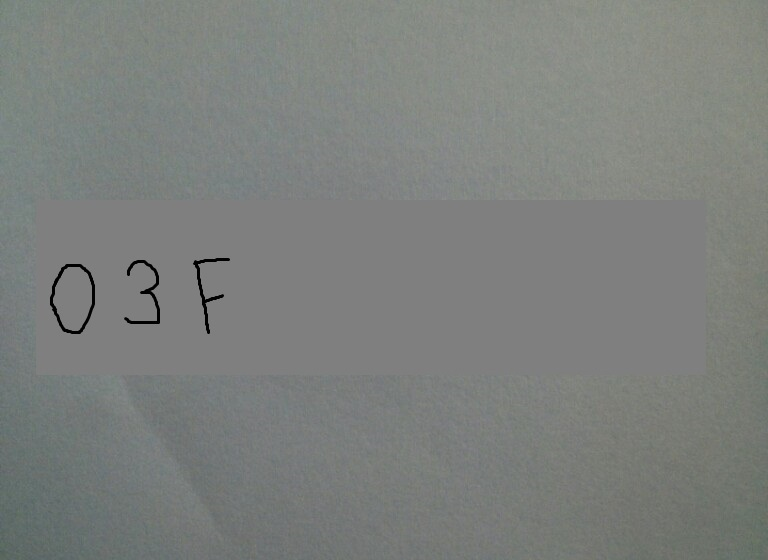
#> input picture Lab_7/photo_2.jpg, 768 x 560 px
$ python test.py   (older library calls are emulated)
#> lines starting #> are read from the running program, lines starting #| are printed output that depends on the picture; after the words box and inside, x2 and y2 are one past the last pixel; in counts of white or black regions, pixels touching at a corner belong together
#importing required modules
import numpy as np,cv2,imutils
from sklearn.externals import joblib

#reading image
img = cv2.imread('photo_2.jpg')
#> img is the input picture: shape (560, 768, 3); mean B, G, R 124.6, 127.5, 124.1
#resizing image
img = imutils.resize(img,width=300)
#> img: shape (218, 300, 3)
#showing original image
#cv2.imshow("Original",img)
#converting image to grayscale
gray = cv2.cvtColor(img,cv2.COLOR_BGR2GRAY)
#showing grayscale image
#cv2.imshow("Gray Image",gray)

#creating a kernel
kernel = np.ones((40,40),np.uint8)

#applying blackhat thresholding
blackhat = cv2.morphologyEx(gray,cv2.MORPH_BLACKHAT,kernel)
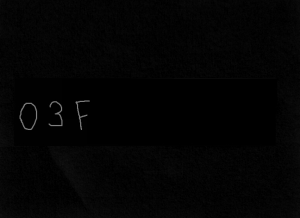
#> blackhat: shape (218, 300); min 0, max 128, mean 3.5


#applying OTSU's thresholding
ret,thresh = cv2.threshold(blackhat,0,255,cv2.THRESH_BINARY+cv2.THRESH_OTSU)
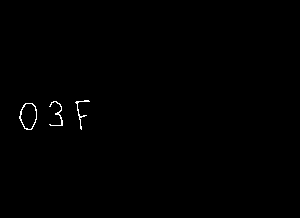
#> thresh: shape (218, 300); 0.37% white in thin lines or dots, all inside (x1, y1, x2, y2) = (19, 100, 90, 130)
#> ret = 49

#performing erosion and dilation
opening = cv2.morphologyEx(thresh, cv2.MORPH_OPEN, kernel)
#> opening: shape (218, 300); every value is 0

#finding countours in image
ret,cnts,hie = cv2.findContours(thresh.copy(),cv2.RETR_EXTERNAL,cv2.CHAIN_APPROX_SIMPLE)
#> cnts = 3 contours; box (x1, y1, x2, y2) and area: (19, 103, 37, 130) 344, (49, 101, 63, 126) 26, (75, 100, 90, 130) 24; hie = [[1, -1, -1, -1], [2, 0, -1, -1], [-1, 1, -1, -1]]

rects = [cv2.boundingRect(ctr) for ctr in cnts]
#> rects = [(19, 103, 18, 27), (49, 101, 14, 25), (75, 100, 15, 30)]
rectsO = rects.copy()
#> rectsO has the same summary as rects
rects.sort(key=lambda tup: tup[0])

revarr = []
for i in rects:
    for j, k in enumerate(rectsO):
        if i == k: revarr.append(j)
#> this loop made 3 passes
#> after the loop, revarr = [0, 1, 2]

#loading our ANN model
#> (the run stopped early here; a loop or call above may not have finished)

$ run again, with Lab_7/photo_1.jpg copied over Lab_7/photo_2.jpg
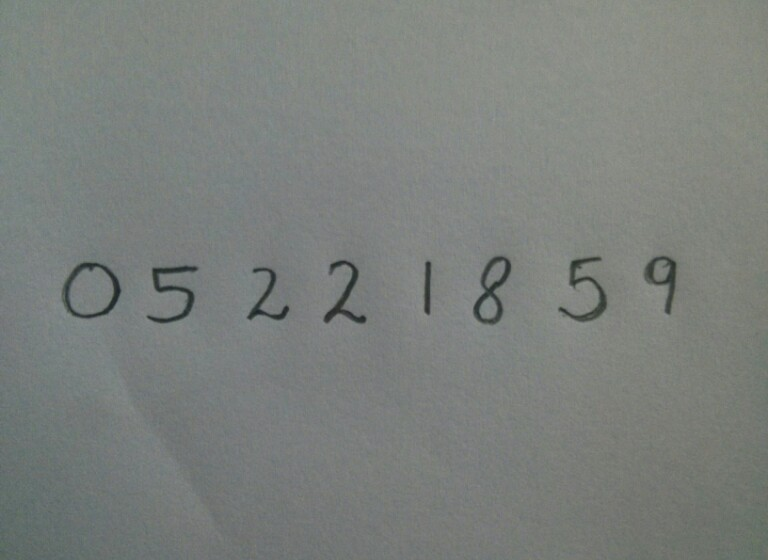
#> input picture Lab_7/photo_1.jpg, 768 x 560 px
#> img is the input picture: shape (560, 768, 3); mean B, G, R 123.9, 127.4, 123
#> img: shape (218, 300, 3)
#> `blackhat = cv2.morphologyEx(gray,cv2.MORPH_BLACKHAT,kernel)`:
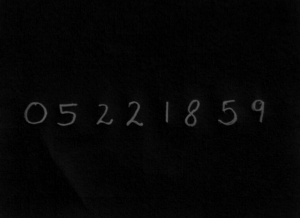
#> blackhat: shape (218, 300); min 0, max 94, mean 5.4
#> `ret,thresh = cv2.threshold(blackhat,0,255,cv2.THRESH_BINARY+cv2.THRESH..`:
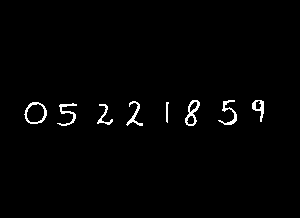
#> thresh: shape (218, 300); 1.5% white in thin lines or dots, all inside (x1, y1, x2, y2) = (24, 100, 264, 126)
#> ret = 33
#> opening: shape (218, 300); every value is 0
#> cnts = 8 contours; box (x1, y1, x2, y2) and area: (24, 102, 47, 124) 361, (185, 100, 200, 126) 206, (252, 100, 264, 122) 118, (218, 100, 237, 125) 86, (57, 103, 77, 126) 82, (126, 101, 143, 126) 78, (97, 104, 113, 125) 56, (166, 102, 169, 123) 21; hie = [[1, -1, -1, -1], [2, 0, -1, -1], [3, 1, -1, -1], [4, 2, -1, -1], [5, 3, -1, -1], [6, 4, -1, -1], [7, 5, -1, -1], [-1, 6, -1, -1]]
#> rects = [(97, 104, 16, 21), (57, 103, 20, 23), (166, 102, 3, 21), (24, 102, 23, 22), (126, 101, 17, 25), (252, 100, 12, 22), (218, 100, 19, 25), (185, 100, 15, 26)]
#> rectsO has the same summary as rects
#> the loop `for i in rects:` made 8 passes
#> after the loop `for i in rects:`: revarr = [3, 1, 0, 4, 2, 7, 6, 5]
